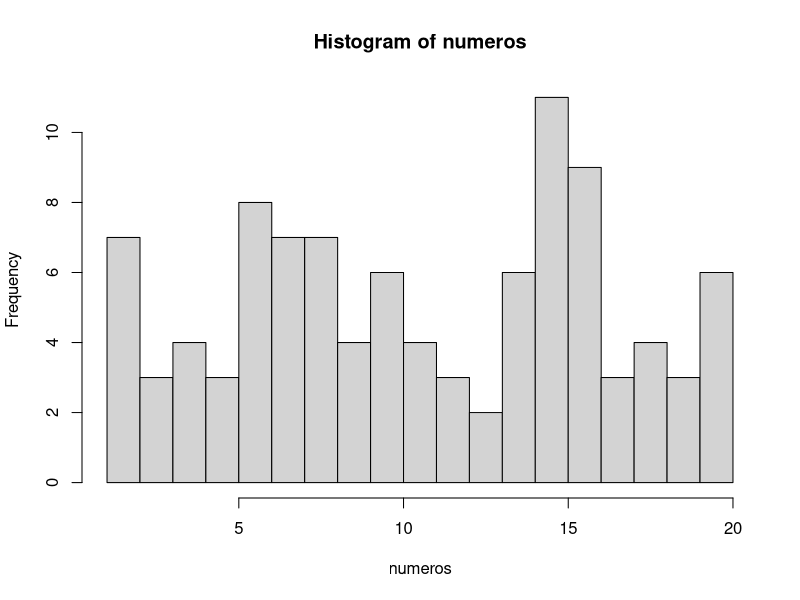

The R script that drew this image:
## ---- chunk 1
numeros <- sample(1:20, 100, TRUE)
numeros
## ---- chunk 2
mediana <- median(numeros)
mediana
## ---- chunk 3
media <- mean(numeros)
media
## ---- chunk 4
# El argumento breaks nos permite dividir en histograma en las partes que queramos
hist(numeros, breaks = 20)
## ---- chunk 5
tabla.frecuencias <- data.frame(table(numeros))
tabla.frecuencias
## ---- chunk 6
# Con la función seq, creamos una secuencia de 1 a 10 en intervalos de 0.1 en 0.1
secuencia <- seq(1, 10, 0.1)
muestra <- sample(secuencia, 100, TRUE)
muestra
## ---- chunk 7
# Aquí el cálculo de la mediana 
mediana.muestra <- median(muestra)
mediana.muestra
## ---- chunk 8
# Aquí el cálculo de la media
media.muestra <- mean(muestra)
media.muestra
## ---- chunk 9
# Aquí el cálculo de la moda
tabla.moda <- data.frame(table(muestra))
tabla.moda
